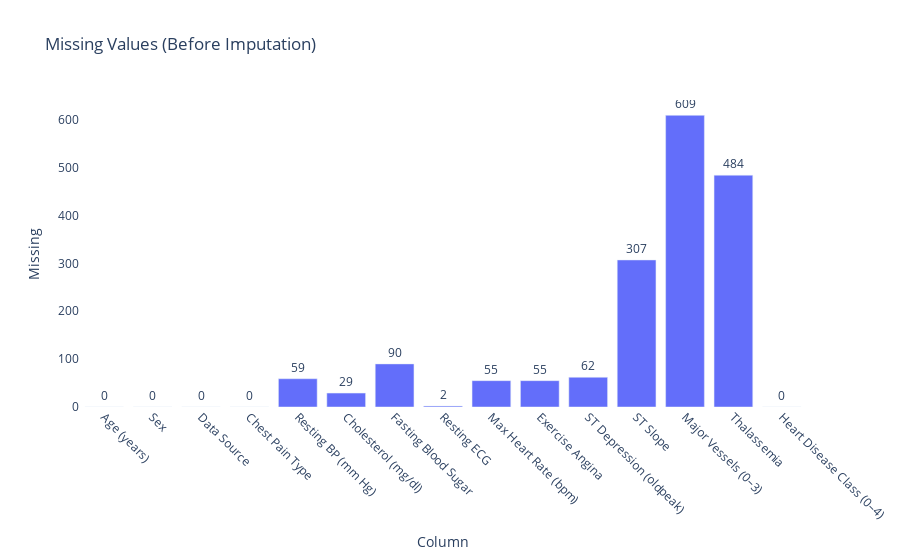

Here is the notebook cell this chart was saved with:
### Code cell
#Visualize missing values BEFORE imputation
miss_before = df_clean.isna().sum().reset_index()
miss_before.columns = ["Column","Missing"]
fig_before = px.bar(miss_before, x="Column", y="Missing", text="Missing",
                    title="Missing Values (Before Imputation)")
fig_before.update_traces(textposition="outside",
                         hovertemplate="%{x}: %{y} missing<extra></extra>")
fig_before.update_layout(xaxis_tickangle=45, plot_bgcolor="white", paper_bgcolor="white")
fig_before.show()

### Figure 1 — Plotly figure (JSON) as saved in the notebook; plotly's stock layout.template omitted (floating-point values rounded to 4 significant figures)
{"data": [{"hovertemplate": "%{x}: %{y} missing<extra></extra>", "legendgroup": "", "marker": {"color": "#636efa", "pattern": {"shape": ""}}, "name": "", "orientation": "v", "showlegend": false, "text": [0.0, 0.0, 0.0, 0.0, 59.0, 29.0, 90.0, 2.0, 55.0, 55.0, 62.0, 307.0, 609.0, 484.0, 0.0], "textposition": "outside", "type": "bar", "x": ["Age (years)", "Sex", "Data Source", "Chest Pain Type", "Resting BP (mm Hg)", "Cholesterol (mg/dl)", "Fasting Blood Sugar", "Resting ECG", "Max Heart Rate (bpm)", "Exercise Angina", "ST Depression (oldpeak)", "ST Slope", "Major Vessels (0–3)", "Thalassemia", "Heart Disease Class (0–4)"], "xaxis": "x", "y": [0, 0, 0, 0, 59, 29, 90, 2, 55, 55, 62, 307, 609, 484, 0], "yaxis": "y"}], "layout": {"barmode": "relative", "legend": {"tracegroupgap": 0}, "paper_bgcolor": "white", "plot_bgcolor": "white", "title": {"text": "Missing Values (Before Imputation)"}, "xaxis": {"anchor": "y", "domain": [0, 1], "tickangle": 45, "title": {"text": "Column"}}, "yaxis": {"anchor": "x", "domain": [0, 1], "title": {"text": "Missing"}}}}
